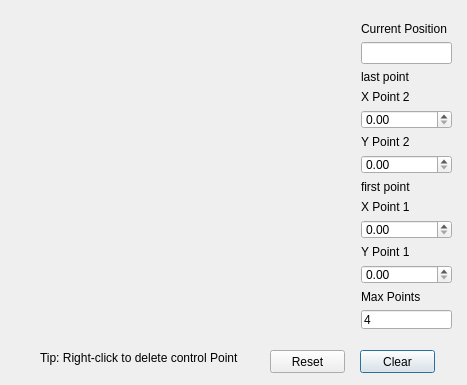
<?xml version="1.0" encoding="UTF-8"?>
<ui version="4.0">
 <class>Curve</class>
 <widget class="QDialog" name="Curve">
  <property name="geometry">
   <rect>
    <x>0</x>
    <y>0</y>
    <width>467</width>
    <height>385</height>
   </rect>
  </property>
  <property name="windowTitle">
   <string>Brightness and contrast adjustments Curve</string>
  </property>
  <widget class="QCustomPlot" name="curve_plot" native="true">
   <property name="geometry">
    <rect>
     <x>10</x>
     <y>10</y>
     <width>331</width>
     <height>331</height>
    </rect>
   </property>
  </widget>
  <widget class="QPushButton" name="button_clear">
   <property name="geometry">
    <rect>
     <x>360</x>
     <y>350</y>
     <width>75</width>
     <height>23</height>
    </rect>
   </property>
   <property name="text">
    <string>Clear</string>
   </property>
  </widget>
  <widget class="QPushButton" name="Reset_button">
   <property name="geometry">
    <rect>
     <x>270</x>
     <y>350</y>
     <width>75</width>
     <height>23</height>
    </rect>
   </property>
   <property name="text">
    <string>Reset</string>
   </property>
  </widget>
  <widget class="QWidget" name="layoutWidget">
   <property name="geometry">
    <rect>
     <x>361</x>
     <y>22</y>
     <width>91</width>
     <height>308</height>
    </rect>
   </property>
   <layout class="QGridLayout" name="gridLayout_3">
    <item row="0" column="0">
     <layout class="QGridLayout" name="gridLayout">
      <item row="0" column="0">
       <widget class="QLabel" name="label_8">
        <property name="text">
         <string>Current Position</string>
        </property>
       </widget>
      </item>
      <item row="1" column="0">
       <widget class="QLineEdit" name="CurrentPosition">
        <property name="layoutDirection">
         <enum>Qt::LeftToRight</enum>
        </property>
        <property name="text">
         <string/>
        </property>
        <property name="alignment">
         <set>Qt::AlignCenter</set>
        </property>
       </widget>
      </item>
     </layout>
    </item>
    <item row="1" column="0">
     <layout class="QGridLayout" name="gridLayout_2">
      <item row="0" column="0">
       <widget class="QLabel" name="label_6">
        <property name="text">
         <string>last point</string>
        </property>
       </widget>
      </item>
      <item row="1" column="0">
       <widget class="QLabel" name="label_3">
        <property name="text">
         <string>X Point 2</string>
        </property>
       </widget>
      </item>
      <item row="2" column="0">
       <widget class="QDoubleSpinBox" name="x_point2">
        <property name="maximum">
         <double>255.000000000000000</double>
        </property>
       </widget>
      </item>
      <item row="3" column="0">
       <widget class="QLabel" name="label_4">
        <property name="text">
         <string>Y Point 2</string>
        </property>
       </widget>
      </item>
      <item row="4" column="0">
       <widget class="QDoubleSpinBox" name="y_point2">
        <property name="maximum">
         <double>255.000000000000000</double>
        </property>
       </widget>
      </item>
      <item row="5" column="0">
       <widget class="QLabel" name="label_5">
        <property name="text">
         <string>first point</string>
        </property>
       </widget>
      </item>
      <item row="6" column="0">
       <widget class="QLabel" name="label">
        <property name="text">
         <string>X Point 1</string>
        </property>
       </widget>
      </item>
      <item row="7" column="0">
       <widget class="QDoubleSpinBox" name="x_point1">
        <property name="maximum">
         <double>255.000000000000000</double>
        </property>
       </widget>
      </item>
      <item row="8" column="0">
       <widget class="QLabel" name="label_2">
        <property name="text">
         <string>Y Point 1</string>
        </property>
       </widget>
      </item>
      <item row="9" column="0">
       <widget class="QDoubleSpinBox" name="y_point1">
        <property name="maximum">
         <double>255.000000000000000</double>
        </property>
       </widget>
      </item>
      <item row="10" column="0">
       <widget class="QLabel" name="label_7">
        <property name="text">
         <string>Max Points</string>
        </property>
       </widget>
      </item>
      <item row="11" column="0">
       <widget class="QLineEdit" name="numInterpolation">
        <property name="text">
         <string>4</string>
        </property>
       </widget>
      </item>
     </layout>
    </item>
   </layout>
  </widget>
  <widget class="QLabel" name="label_9">
   <property name="geometry">
    <rect>
     <x>40</x>
     <y>350</y>
     <width>201</width>
     <height>16</height>
    </rect>
   </property>
   <property name="text">
    <string>Tip: Right-click to delete control Point</string>
   </property>
  </widget>
 </widget>
 <customwidgets>
  <customwidget>
   <class>QCustomPlot</class>
   <extends>QWidget</extends>
   <header>qcustomplot.h</header>
   <container>1</container>
  </customwidget>
 </customwidgets>
 <resources/>
 <connections/>
</ui>
